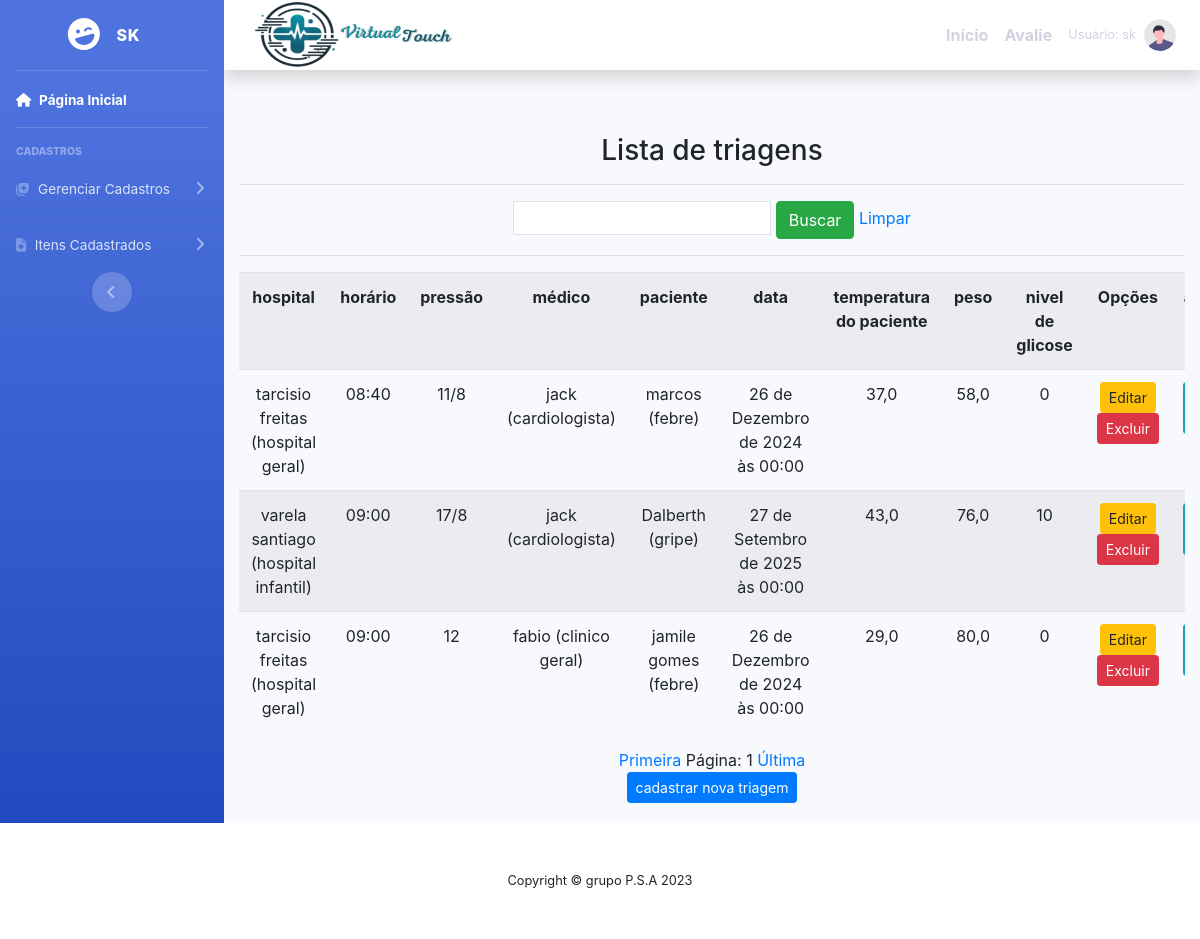
Screenshot of /listar/triagem/ (signed in) with the database file from the repository.
### cadastros/models.py (models this page shows, shortened)
class Triagem(models.Model):
    usuario = models.ForeignKey(User, on_delete=models.PROTECT)
    paciente = models.ForeignKey(Paciente, on_delete=models.PROTECT)
    data = models.DateTimeField(verbose_name='data')  # Change to DateTimeField for datetime input
    medico = models.ForeignKey(Medico, on_delete=models.PROTECT)
    hospital = models.ForeignKey(Hospital, on_delete=models.PROTECT)
    horario = models.TimeField(verbose_name="horario", default='09:00:00')  # Set default time
    pressao = models.CharField(verbose_name='pressao', max_length=20)
    temperatura = models.FloatField(verbose_name='temperatura')
    peso = models.FloatField(verbose_name='peso_corporal')
    glicose = models.CharField(verbose_name='glicose', max_length=6, null=True, blank=True)

class Hospital(models.Model):
    usuario = models.ForeignKey(User, on_delete=models.PROTECT)
    nome = models.CharField(max_length=50)
    descricao = models.CharField(max_length=150,
        verbose_name="descricao")
    def __str__(self):
        return "{} ({})".format(self.nome, self.descricao)

class Medico(models.Model):
    usuario  = models.ForeignKey(User, on_delete=models.PROTECT)
    numero = models.IntegerField(verbose_name="Número de telefone")
    nome = models.CharField(max_length=50, verbose_name=" nome")
    cpf = models.CharField(max_length = 11 ,verbose_name=" cpf ")
    especificacao = models.CharField(max_length=150)
    hospital = models.ForeignKey(Hospital, on_delete=models.PROTECT)
    def __str__(self):
        return "{} ({})".format( self.nome, self. especificacao)

class Paciente(models.Model):
    usuario  = models.ForeignKey(User, on_delete=models.PROTECT)
    nome = models.CharField(max_length=50)
    telefone = models.CharField (verbose_name='telefone', max_length=11)
    numero_sus = models.CharField (verbose_name='numero_sus', max_length=15)
    cpf = models.CharField(verbose_name='cpf', max_length=11, null=True, blank=True)
    hospital = models.ForeignKey(Hospital, on_delete=models.PROTECT)
    descricao = models.CharField(max_length=150, verbose_name="descricao")
    sintomas = models.CharField(max_length=150, verbose_name="sintomas")
    doença_cronica = models.CharField(max_length=150, verbose_name="doença_cronica", null =True ,blank = True)
    idade = models.IntegerField (verbose_name='idade')
    usuario = models.ForeignKey(User, related_name='pacientes', on_delete=models.CASCADE)
    usuario_cadastrador = models.ForeignKey(User, related_name='pacientes_cadastrados', on_delete=models.CASCADE)
    def __str__(self):
        return "{} ({})".format(self.nome , self.sintomas)

### cadastros/views.py (the view)
# urls.py: path('listar/triagem/',TriagemList.as_view(),
class TriagemList(GroupRequiredMixin, ListView):
    group_required = u'Medico'
    login_url = reverse_lazy('login')
    model = Triagem
    template_name = 'listas/triagem.html'
    paginate_by = 5
    def get_queryset(self):
        nome = self.request.GET.get('nome')
        if nome:
            triagem = Triagem.objects.filter(paciente__nome__icontains=nome)
        else:
            triagem = Triagem.objects.all()
        return triagem

### paginas/templates/listas/triagem.html (shortened to what this page needs)
{% extends 'modelo.html' %}
{% load static %}
{% block conteudo %}
    <div class="container">
        <h3>Lista de triagens  </h3>
        <hr>
        <div class="table-responsive">
            <form action="?" method="GET">
                <input type="text" name="nome" class="p-1 border" value="{{ request.GET.nome }}">
                <button type="submit" class="btn btn-success">Buscar</button>
                <a href="{% url 'Listar-triagem' %}">Limpar</a>
            </form>
            <hr>
            <table class="table table-striped">
                <tr>
                    <th>hospital</th>
                    <th>horário</th>
                    <th>pressão</th>
                    <th>médico</th>
                    <th>paciente</th>
                    <th>data</th>
                    <th>temperatura do paciente</th>
                    <th>peso</th>
                    <th>nivel de glicose</th>
                    <th>Opções</th>
                    <th>atendimento </th>
                </tr>
                {% for triagem in object_list %}
                <tr>
                    <td>{{ triagem.hospital }}</td>
                    <td>{{ triagem.horario }}</td>
                    <td>{{ triagem.pressao }}</td>
                    <td>{{ triagem.medico }}</td>
                    <td>{{ triagem.paciente }}</td>
                    <td>{{ triagem.data }}</td>
                    <td>{{ triagem.temperatura }}</td>
                    <td>{{ triagem.peso }}</td>
                    <td>{{ triagem.glicose }}</td>
                    <td>
                        <a href="{%  url 'editar-triagem' triagem.pk %}" class="btn btn-warning btn-sm" title="Editar">Editar</a>
                        <a href="{% url 'excluir-triagem' triagem.pk %}" class="btn btn-danger btn-sm" title="Excluir">Excluir</a>
                    </td>
                    <td>
                        <a href="{% url 'cadastrar-atendimento' triagem.paciente.pk %}" class="btn btn-info btn-sm" title="Ver Prontuário"> realizar atendimento</a>
                    </td>
                </tr>
                {% empty %}
                <tr>
                    <td colspan="3">Nenhuma  triagem registrada.</td>
                </tr>
                {% endfor %}
            </table>
            <div class="text-center">
                <a href="?page=1">Primeira</a>
                <span>Página: {{ page_obj.number }}</span>
                <a href="?page={{ page_obj.paginator.num_pages }}">Última</a>
            </div>
            <a  href="{% url 'cadastrar-triagem' %}"><button class="btn btn-primary btn-sm" >cadastrar nova triagem</button></a>
        </div>
    </div>
    <link rel="stylesheet" href="{% static 'js/meu.js' %}">
{% endblock %}

### paginas/templates/includes/sidebar.html (shortened to what this page needs)
<link href="https://stackpath.bootstrapcdn.com/bootstrap/4.5.2/css/bootstrap.min.css" rel="stylesheet">
<ul class="navbar-nav bg-gradient-primary sidebar sidebar-dark accordion" id="accordionSidebar">
    <a class="sidebar-brand d-flex align-items-center justify-content-center" href="?">
        <div class="sidebar-brand-icon rotate-n-15">
            <i class="fas fa-laugh-wink"></i>
        </div>
        <div class="sidebar-brand-text mx-3">{{ user.get_username }}</div>
    </a>
    <hr class="sidebar-divider my-0">
    <li class="nav-item active">
        <a class="nav-link" href="{% url 'inicio' %}">
            <i class="fas fa-home"></i>
            <span>Página Inicial</span>
        </a>
    </li>
    <hr class="sidebar-divider">
    <div class="sidebar-heading">Cadastros</div>
    <li class="nav-item">
        <a class="nav-link collapsed" href="#" data-toggle="collapse" data-target="#collapseTwo"
           aria-expanded="true" aria-controls="collapseTwo">
            <i class="fas fa-notes-medical"></i>
            <span>Gerenciar Cadastros</span>
        </a>
    </li>
    <li class="nav-item">
        <a class="nav-link collapsed" href="#" data-toggle="collapse" data-target="#collapseUtilities"
           aria-expanded="true" aria-controls="collapseUtilities">
            <i class="fas fa-file-medical"></i>
            <span>Itens Cadastrados</span>
        </a>
    </li>
    <div class="text-center d-none d-md-inline">
        <button class="rounded-circle border-0" id="sidebarToggle"></button>
    </div>
</ul>

### paginas/templates/includes/navbar.html (shortened to what this page needs)
{% load static %}
<nav class="navbar navbar-expand navbar-light bg-white topbar mb-4 static-top shadow">
    <a class="navbar-brand" href="{% url 'inicio' %}">
        <img src="{% static 'fotos/LOGO.png' %}" alt="Logo" width="300" height="150" class="mr-2">
    </a>
    <ul class="navbar-nav ml-auto">
        {% if user.is_authenticated %}
            <li class="nav-item active">
                <a class="nav-link" href="{% url 'inicio' %}"> <strong> Início </strong> <span class="sr-only">(current)</span></a>
            </li>
            <li class="nav-item active">
                <a class="nav-link" href="{% url 'cadastra-comentario' %}"> <strong> Avalie </strong> </a>
            </li>
            <li class="nav-item dropdown no-arrow">
                <a class="nav-link dropdown-toggle" href="#" id="userDropdown" role="button"
                    data-toggle="dropdown" aria-haspopup="true" aria-expanded="false">
                    <span class="mr-2 d-none d-lg-inline text-gray-600 small">Usuário: {{ user.get_username }}</span>
                    <img class="img-profile rounded-circle"
                        src="{% static 'fotos/undraw_profile.svg' %}">
                </a>
            </li>
        {% endif %}
    </ul>
</nav>

### static/css/meu.css (style rules this page uses)
body { font-family: 'Times New Roman', Times, serif; background: linear-gradient(to bottom, #ffffff, #a0c6e5); margin: 0; padding: 0; }
.container { margin-top: 20px; padding: 20px; text-align: center; }

### rows the page displays
Triagem: hospital "tarcisio freitas (hospital geral)", horario "08:40", pressao "11/8", medico "jack (cardiologista)", paciente "marcos (febre)", data "26 de Dezembro de 2024 às 00:00", temperatura "37,0", peso "58,0", glicose "0"
Triagem: hospital "varela santiago (hospital infantil)", horario "09:00", pressao "17/8", medico "jack (cardiologista)", paciente "Dalberth (gripe)", data "27 de Setembro de 2025 às 00:00", temperatura "43,0", peso "76,0", glicose "10"
Triagem: hospital "tarcisio freitas (hospital geral)", horario "09:00", pressao "12", medico "fabio (clinico geral)", paciente "jamile gomes (febre)", data "26 de Dezembro de 2024 às 00:00", temperatura "29,0", peso "80,0", glicose "0"

### other values shown
{{ user.get_username }} "SK"
{{ user.get_username }} "sk"
{{ page_obj.number }} "1"
